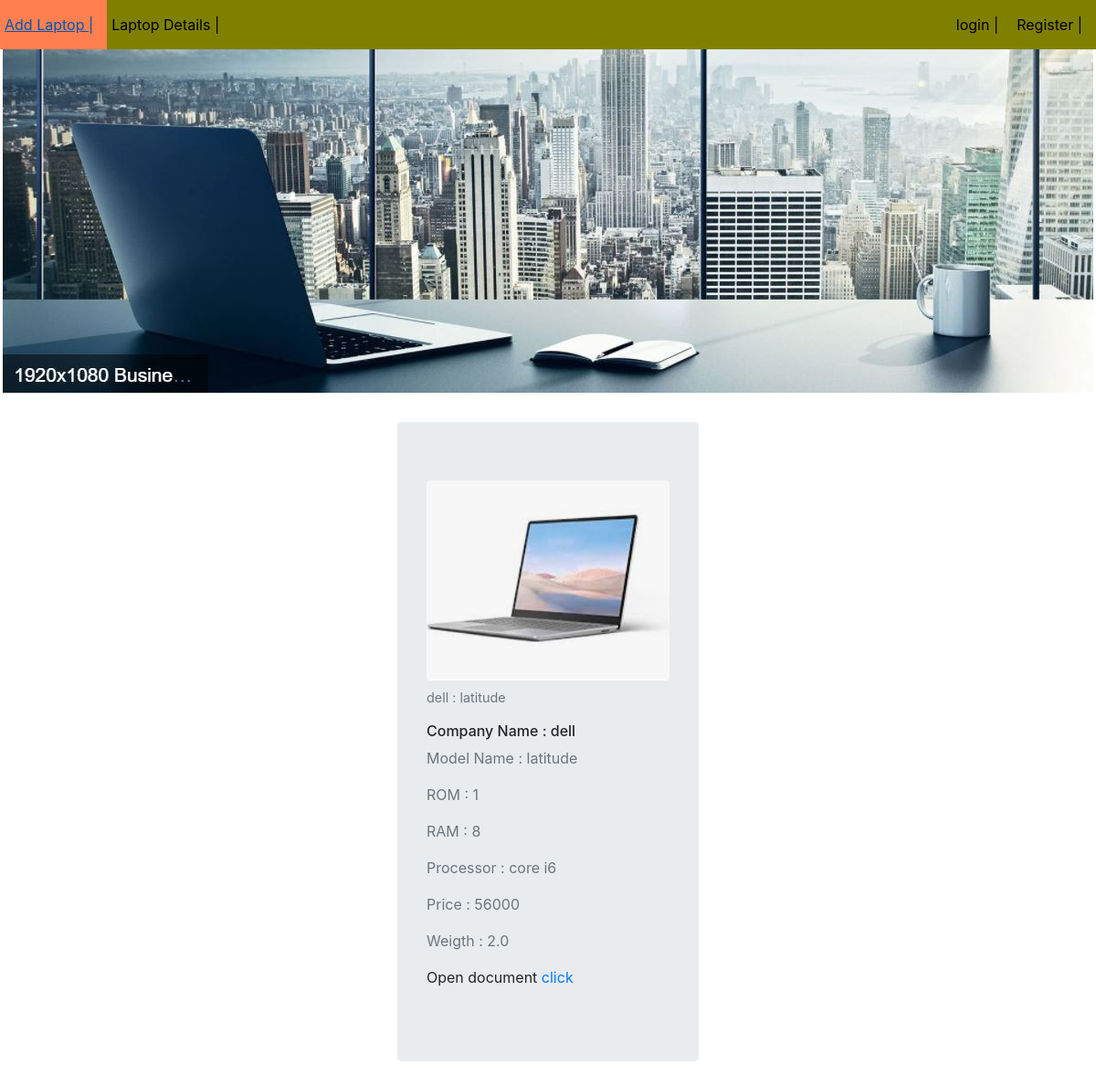
The page /fa/details/14/ on the database its author committed.
### FirstApp/models.py (models this page shows, shortened)
class Laptop(models.Model):
    company = models.CharField(max_length=50)
    model_name = models.CharField(max_length=50)
    ram = models.IntegerField()
    rom = models.IntegerField()
    processor = models.CharField(max_length=30)
    price = models.IntegerField()
    weigth = models.FloatField()
    picture = models.ImageField(upload_to='images',default='')
    document = models.FileField(upload_to='files',default='')

### FirstApp/views.py (the view)
# urls.py: path('details/<int:id>/',views.details,name='details'),
def details(request,id):
    lap_object = Laptop.objects.get(id=id)
    template_name = 'FirstApp/detailslaptop.html'
    context = {'lap_object': lap_object}
    return render(request, template_name, context)

### templates/FirstApp/detailslaptop.html (shortened to what this page needs)
{% extends "layout.html" %}
{% load crispy_forms_tags %}
{% block content %}
<section class="vh-100" >
<div class="container" style="width:30%;">
  <div class="jumbotron">
  <figure class="figure">
  <img src="/media/{{lap_object.picture}}" class="figure-img img-fluid rounded" alt="Avatar" >
  <figcaption class="figure-caption">{{lap_object.company}} : {{lap_object.model_name}}</figcaption>
  </figure>
  <h6>Company Name : {{lap_object.company}}</h6>
  <p class="text-muted">Model Name : {{lap_object.model_name}}</p>
  <p class="text-muted">ROM : {{lap_object.rom}} </p>
  <p class="text-muted">RAM : {{lap_object.ram}} </p>
  <p class="text-muted">Processor : {{lap_object.processor}} </p>
  <p class="text-muted">Price : {{lap_object.price}} </p>
  <p class="text-muted">Weigth : {{lap_object.weigth}} </p>
  <p>Open document <a href="/media/{{lap_object.document}}">click </a></p>
 </div>
</div>
</section>
{% endblock %}

### static/FirstApp/style.css (style rules this page uses)
body { background-image: url("Capture_1.JPG"); background-repeat: no-repeat; }

### rows shown on the page
Laptop: picture (picture), company "dell", model_name "latitude", rom "1", ram "8", processor "core i6", price "56000", weigth "2.0"
